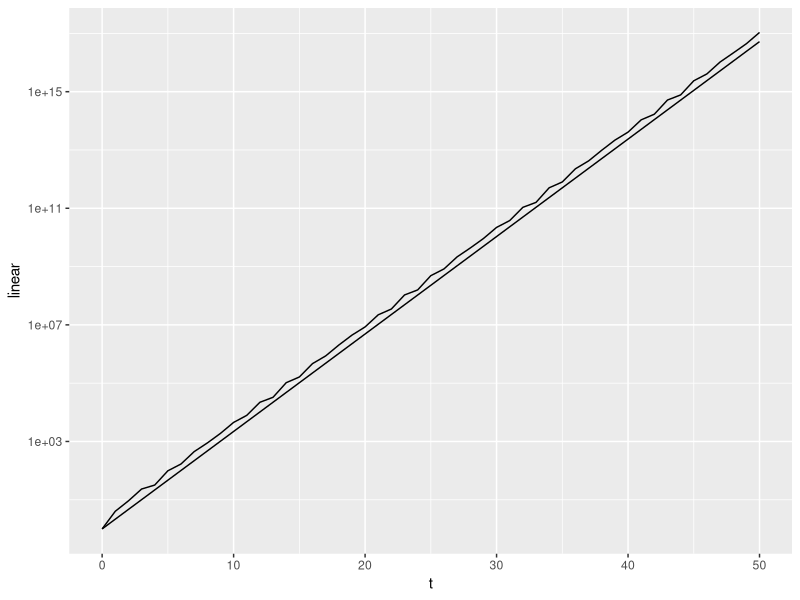

This figure's R source:
library(data.table)
library(ggplot2)
library(Matrix)
library(pracma)


# Inspired by 24.3 in Trefethen "Numerical Linear Algebra"
n <- 10

random_matrix <- function(n){
  A <- matrix(rnorm(n^2), nrow = n) - diag(2,nrow = n)
  A
}

# Separate spectarl abscissa's greater and less than 1

set.seed(40)
A  <- random_matrix(10)
#A <- 1 * diag(10)
ew <- eigen(A)$values
dt <- data.table(t = 0:50)
dt[, two_norm := unlist(lapply(t, function(t) norm(Matrix::expm(t*A),"2")))]
dt[, two_norm_other := unlist(lapply(t, function(t) norm(exp(t*A),"2")))]
spectral_abscissa <- max(Re(ew))
dt[, linear := exp(t*spectral_abscissa)]

ggplot(dt, aes(t, linear)) + 
  geom_line() + 
  geom_line(data = dt, aes(t, two_norm)) + 
  scale_y_log10() 
